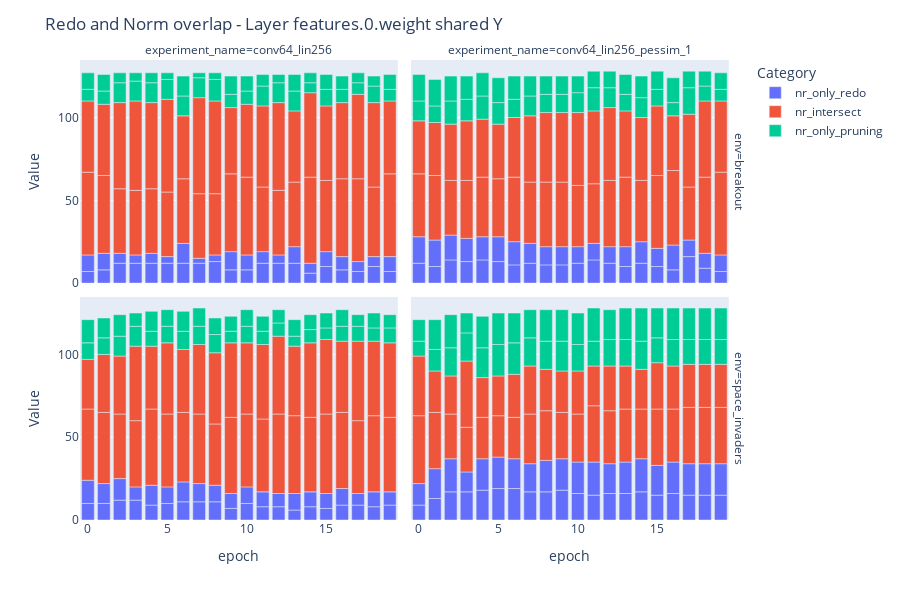
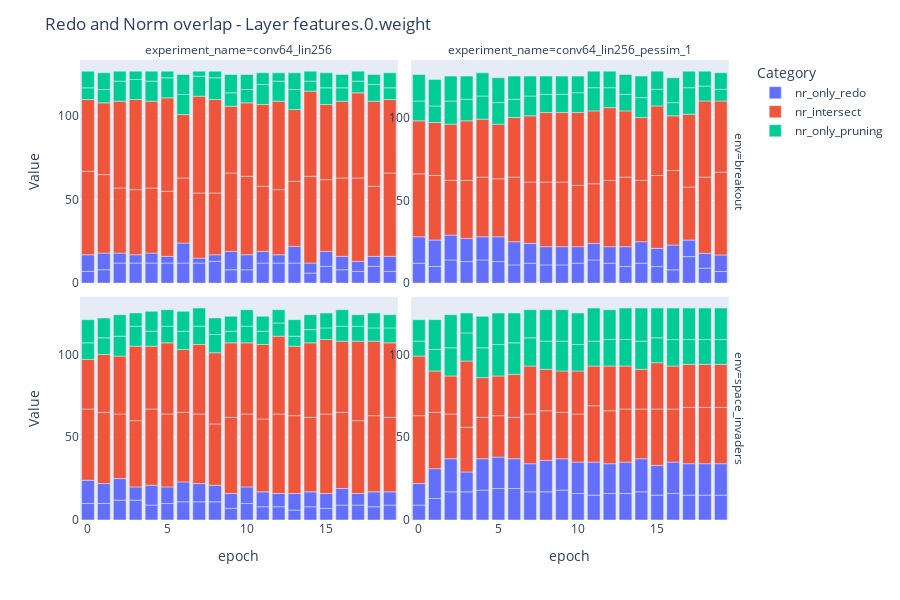
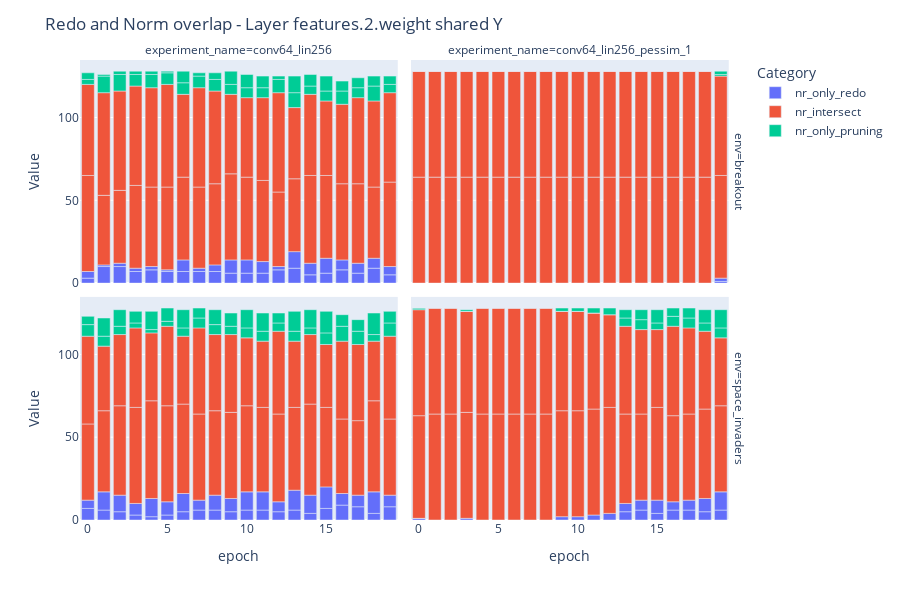
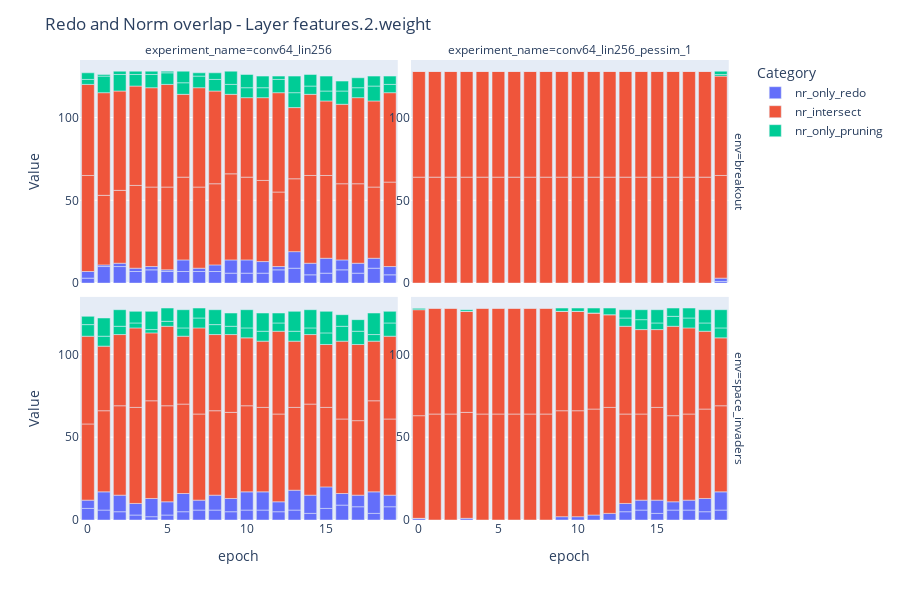

The notebook cell these images were saved under, in order:
### Code cell
import plotly.graph_objects as go
import plotly.express as px
import plotly.io as pio

df_sub1 = df_res[df_res["experiment_name"].isin(['conv64_lin256',
       'conv64_lin256_pessim_1'])]

experiment_order = ['conv64_lin256', 'conv64_lin256_pessim_1', ]

for layer in df_sub1["layer"].unique():
    sub_df = df_sub1[(df_sub1["tau"] == 0.025) & (df_sub1["layer"] == layer)]

    melted_df = sub_df.melt(id_vars=['env', 'experiment_name', 'epoch'],
                            value_vars=['nr_only_redo', 'nr_intersect', 'nr_only_pruning'],
                            var_name='Category', value_name='Value')

    fig = px.bar(melted_df, x="epoch", y="Value", color="Category", facet_row="env", facet_col="experiment_name",
                category_orders={"experiment_name": experiment_order}, 
                height=600)
    
    title = f"Redo and Norm overlap - Layer {layer} shared Y"
    file_path = f"imgs/{title}.png"

    # Save the figure as a PNG image
    # pio.write_image(fig, file_path)

    fig.update_layout(title=title)
    fig.show()


    melted_df = sub_df.melt(id_vars=['env', 'experiment_name', 'epoch'],
                            value_vars=['nr_only_redo', 'nr_intersect', 'nr_only_pruning'],
                            var_name='Category', value_name='Value')

    fig = px.bar(melted_df, x="epoch", y="Value", color="Category", facet_row="env", facet_col="experiment_name",
                category_orders={"experiment_name": experiment_order}, height=600)

    fig.update_yaxes(matches=None, showticklabels=True)

    title = f"Redo and Norm overlap - Layer {layer}"
    file_path = f"imgs/{title}.png"
    
    # Save the figure as a PNG image
    # pio.write_image(fig, file_path)

    fig.update_layout(title=title)

    fig.show()
